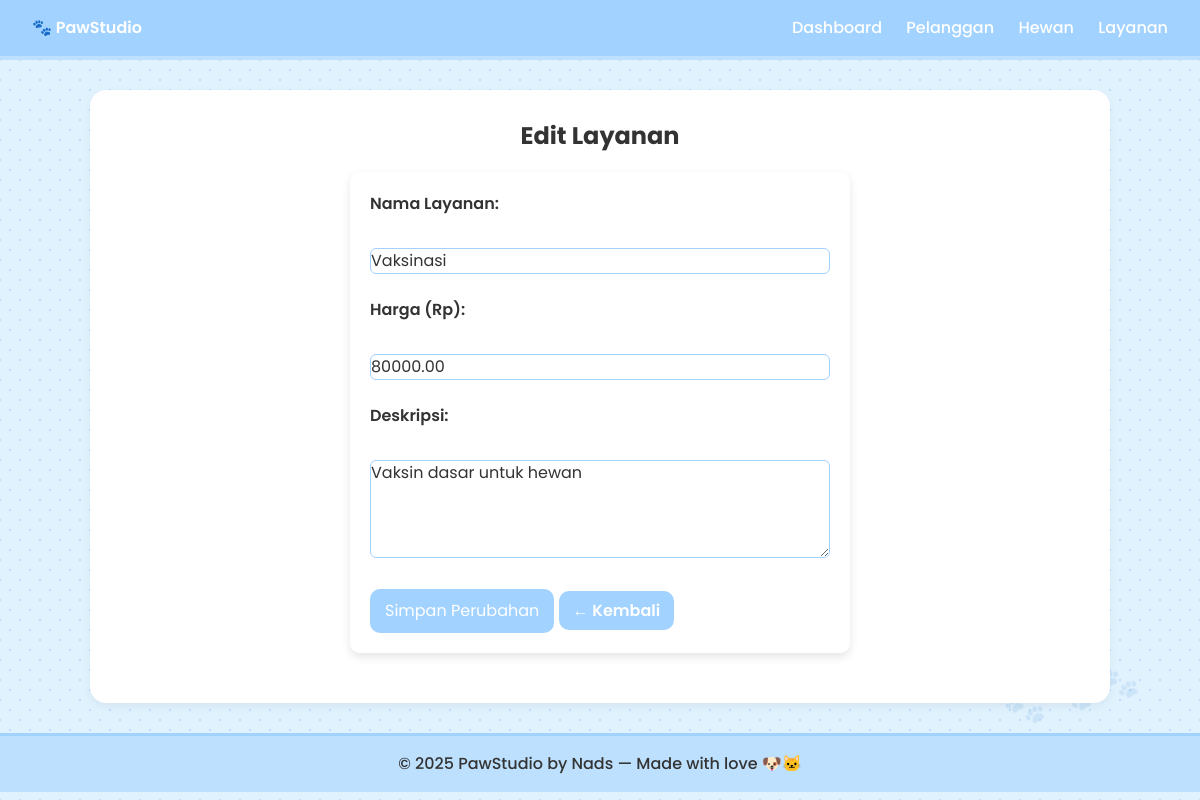
Screenshot of /services/edit_services.php?id=2 with the database file from the repository.
### tables this page shows
CREATE TABLE IF NOT EXISTS `services` (
  `id` int NOT NULL AUTO_INCREMENT,
  `service_name` varchar(100) NOT NULL,
  `price` decimal(10,2) NOT NULL,
  `description` text,
  PRIMARY KEY (`id`)
);

### services/edit_services.php (the view, shortened to what this page needs)
<?php
include '../koneksi.php';
include '../assets/header.php';
$id = $_GET['id'];
$result = $conn->query("SELECT * FROM services WHERE id = $id");
$service = $result->fetch_assoc();
?>
<h2 class="text-2xl font-bold text-center">Edit Layanan</h2>
<form method="POST">
  <label>Nama Layanan:</label><br>
  <input type="text" name="service_name" value="<?= htmlspecialchars($service['service_name']) ?>" required><br><br>
  <label>Harga (Rp):</label><br>
  <input type="number" name="price" step="0.01" value="<?= htmlspecialchars($service['price']) ?>" required><br><br>
  <label>Deskripsi:</label><br>
  <textarea name="description" rows="4"><?= htmlspecialchars($service['description']) ?></textarea><br><br>
  <button type="submit" class="button">Simpan Perubahan</button>
  <a href="services.php" class="button">← Kembali</a>
</form>
<?php include '../assets/footer.php'; ?>

### assets/style.css (style rules this page uses)
body { font-family: 'Poppins', sans-serif; margin: 0; padding: 0; background-color: #E0F2FE; background-image: radial-gradient(#BFDBFE 1px, transparent 1px), radial-gradient(#BFDBFE 1px, transparent 1px); background-size: 20px 20px; background-position: 0 0, 10px 10px; color: #333; position: relative; overflow-x: hidden; }
body::after { content: "🐾 🐾 🐾"; font-size: 2rem; opacity: 0.1; position: fixed; bottom: 10%; right: 5%; pointer-events: none; transform: rotate(-15deg); }
a.button, button { background-color: #a2d2ff; color: white; padding: 8px 14px; border-radius: 10px; text-decoration: none; font-weight: 600; transition: all 0.3s ease; border: none; }
form { max-width: 500px; margin: 20px auto; padding: 20px; background-color: #ffffff; border-radius: 10px; box-shadow: 0 4px 10px rgba(0,0,0,0.1); }
label { display: block; margin-bottom: 8px; font-weight: 600; color: #333; }
input, textarea, select { width: 100%; padding: 10px; margin-bottom: 15px; border: 1px solid #a2d2ff; border-radius: 6px; font-family: 'Poppins', sans-serif; transition: border-color 0.3s; }
button, .button { background-color: #a2d2ff; color: white; padding: 10px 15px; border: none; border-radius: 10px; cursor: pointer; transition: background-color 0.3s; }

### rows the page displays
services: service_name "Vaksinasi", price "80000.00", description "Vaksin dasar untuk hewan"
